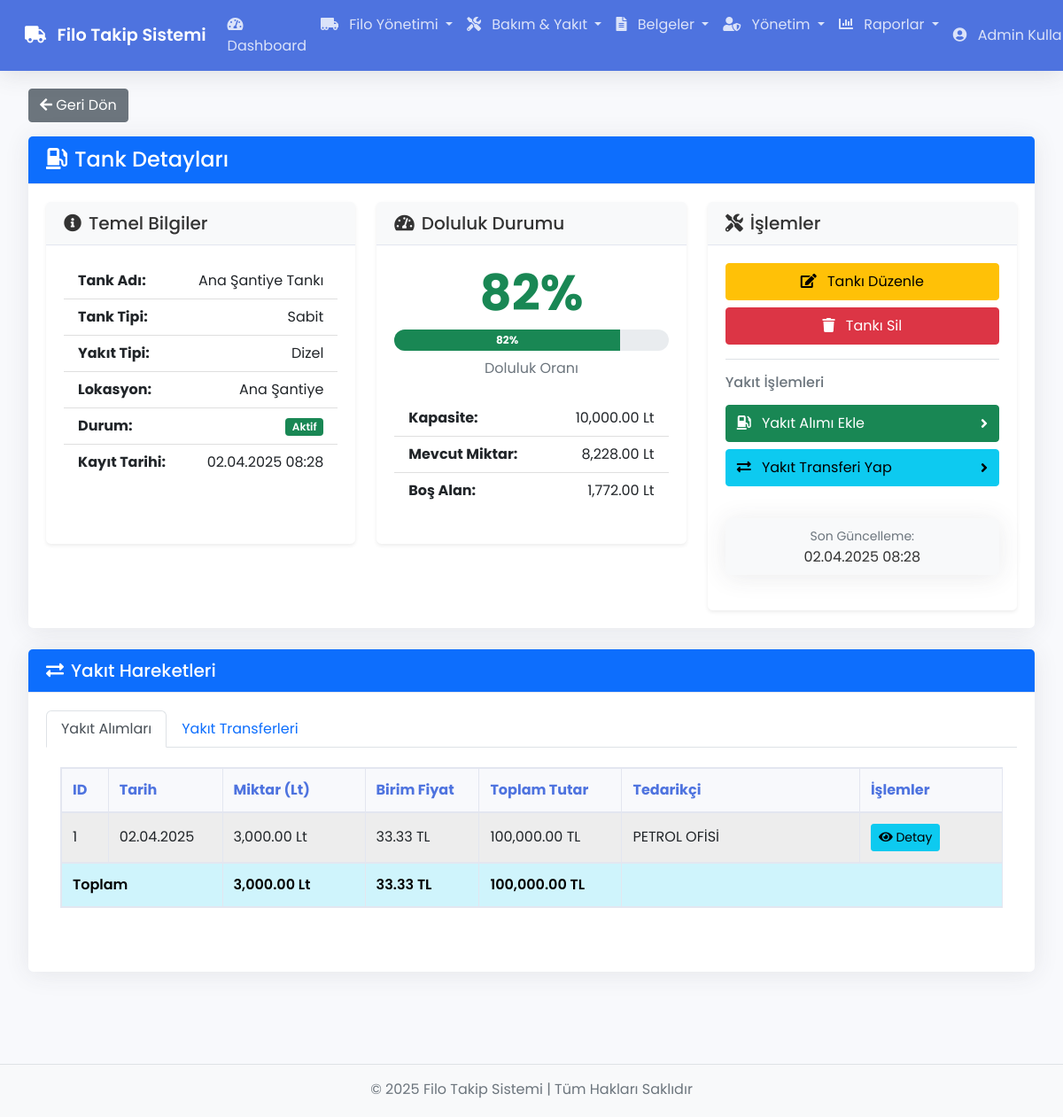
Screenshot of /tanks/show/1 (signed in) with the database file from the repository.
### tables this page shows
CREATE TABLE `fuel_tanks` (
  `id` int(11) NOT NULL,
  `name` varchar(100) NOT NULL,
  `type` enum('Sabit','Mobil') NOT NULL,
  `capacity` decimal(10,2) NOT NULL COMMENT 'Litre',
  `current_amount` decimal(10,2) NOT NULL DEFAULT 0.00 COMMENT 'Litre',
  `location` varchar(200) DEFAULT NULL,
  `status` enum('Aktif','Pasif','Bakımda') NOT NULL DEFAULT 'Aktif',
  `fuel_type` enum('Benzin','Dizel','LPG','Elektrik') NOT NULL,
  `created_at` timestamp NOT NULL DEFAULT current_timestamp()
);

CREATE TABLE `fuel_purchases` (
  `id` int(11) NOT NULL,
  `supplier_name` varchar(200) NOT NULL,
  `fuel_type` enum('Benzin','Dizel','LPG','Elektrik') NOT NULL,
  `amount` decimal(10,2) NOT NULL COMMENT 'Litre',
  `cost` decimal(10,2) NOT NULL COMMENT 'TL',
  `unit_price` decimal(10,2) NOT NULL COMMENT 'TL/Litre',
  `tank_id` int(11) NOT NULL,
  `invoice_number` varchar(100) DEFAULT NULL,
  `date` date NOT NULL,
  `notes` text DEFAULT NULL,
  `created_at` timestamp NOT NULL DEFAULT current_timestamp(),
  `created_by` int(11) NOT NULL
);

### app/views/tanks/show.php (the view, shortened to what the rows shown need)
<?php require APPROOT . '/views/inc/header.php'; ?>
<div class="row">
    <div class="col-md-12">
        <a href="<?php echo URLROOT; ?>/tanks" class="btn btn-secondary mb-3">
            <i class="fas fa-arrow-left"></i> Geri Dön
        </a>
    </div>
</div>
<div class="card mb-4">
    <div class="card-header bg-primary text-white">
        <h4 class="mb-0"><i class="fas fa-gas-pump me-2"></i>Tank Detayları</h4>
    </div>
    <div class="card-body">
        <div class="row">
            <div class="col-lg-8">
                <div class="row mb-4">
                    <div class="col-md-6">
                        <div class="card h-100 shadow-sm">
                            <div class="card-header bg-light">
                                <h5 class="mb-0"><i class="fas fa-info-circle me-2"></i>Temel Bilgiler</h5>
                            </div>
                            <div class="card-body">
                                <ul class="list-group list-group-flush">
                                    <li class="list-group-item d-flex justify-content-between">
                                        <strong>Tank Adı:</strong>
                                        <span><?php echo $data['tank']->name; ?></span>
                                    </li>
                                    <li class="list-group-item d-flex justify-content-between">
                                        <strong>Tank Tipi:</strong>
                                        <span><?php echo $data['tank']->type; ?></span>
                                    </li>
                                    <li class="list-group-item d-flex justify-content-between">
                                        <strong>Yakıt Tipi:</strong>
                                        <span><?php echo $data['tank']->fuel_type ?? 'Belirtilmemiş'; ?></span>
                                    </li>
                                    <li class="list-group-item d-flex justify-content-between">
                                        <strong>Lokasyon:</strong>
                                        <span><?php echo $data['tank']->location; ?></span>
                                    </li>
                                    <li class="list-group-item d-flex justify-content-between">
                                        <strong>Durum:</strong>
                                        <span>
                                            <span class="badge bg-<?php echo ($data['tank']->status == 'Aktif') ? 'success' : (($data['tank']->status == 'Pasif') ? 'secondary' : 'warning'); ?>">
                                                <?php echo $data['tank']->status; ?>
                                            </span>
                                        </span>
                                    </li>
                                    <li class="list-group-item d-flex justify-content-between">
                                        <strong>Kayıt Tarihi:</strong>
                                        <span><?php echo date('d.m.Y H:i', strtotime($data['tank']->created_at)); ?></span>
                                    </li>
                                </ul>
                            </div>
                        </div>
                    </div>
                    <div class="col-md-6">
                        <div class="card h-100 shadow-sm">
                            <div class="card-header bg-light">
                                <h5 class="mb-0"><i class="fas fa-tachometer-alt me-2"></i>Doluluk Durumu</h5>
                            </div>
                            <div class="card-body">
                                <?php
                                    $fillRate = ($data['tank']->capacity > 0) ? ($data['tank']->current_amount / $data['tank']->capacity) * 100 : 0;
                                    $fillRateClass = ($fillRate > 75) ? 'success' : (($fillRate > 25) ? 'warning' : 'danger');
                                ?>
                                <div class="text-center mb-4">
                                    <div class="display-4 fw-bold text-<?php echo $fillRateClass; ?> mb-2">
                                        <?php echo number_format($fillRate, 0); ?>%
                                    </div>
                                    <div class="progress" style="height: 24px; border-radius: 12px;">
                                        <div class="progress-bar bg-<?php echo $fillRateClass; ?>"
                                             style="width: <?php echo $fillRate; ?>%;"
                                             role="progressbar"
                                             aria-valuenow="<?php echo $fillRate; ?>"
                                             aria-valuemin="0"
                                             aria-valuemax="100">
                                            <span class="fw-bold"><?php echo number_format($fillRate, 0); ?>%</span>
                                        </div>
                                    </div>
                                    <div class="text-muted mt-2">Doluluk Oranı</div>
                                </div>
                                <ul class="list-group list-group-flush">
                                    <li class="list-group-item d-flex justify-content-between">
                                        <strong>Kapasite:</strong>
                                        <span><?php echo number_format($data['tank']->capacity, 2); ?> Lt</span>
                                    </li>
                                    <li class="list-group-item d-flex justify-content-between">
                                        <strong>Mevcut Miktar:</strong>
                                        <span><?php echo number_format($data['tank']->current_amount, 2); ?> Lt</span>
                                    </li>
                                    <li class="list-group-item d-flex justify-content-between">
                                        <strong>Boş Alan:</strong>
                                        <span><?php echo number_format($data['tank']->capacity - $data['tank']->current_amount, 2); ?> Lt</span>
                                    </li>
                                </ul>
                            </div>
                        </div>
                    </div>
                </div>
            </div>
            <div class="col-lg-4">
                <div class="card shadow-sm h-100">
                    <div class="card-header bg-light">
                        <h5 class="mb-0"><i class="fas fa-tools me-2"></i>İşlemler</h5>
                    </div>
                    <div class="card-body d-flex flex-column">
                        <div class="mb-3">
                            <a href="<?php echo URLROOT; ?>/tanks/edit/<?php echo $data['tank']->id; ?>" class="btn btn-warning w-100 py-2 mb-2">
                                <i class="fas fa-edit me-2"></i> Tankı Düzenle
                            </a>
                            <?php if(isAdmin()) : ?>
                                <button type="button" class="btn btn-danger w-100 py-2"
                                       onclick="if(confirm('Bu tankı silmek istediğinize emin misiniz?')) {
                                           document.getElementById('delete-tank-form').submit();
                                       }">
                                    <i class="fas fa-trash me-2"></i> Tankı Sil
                                </button>
                            <?php endif; ?>
                        </div>
                        <div class="border-top pt-3 mb-3">
                            <h6 class="text-muted mb-3">Yakıt İşlemleri</h6>
                            <a href="<?php echo URLROOT; ?>/purchases/add/<?php echo $data['tank']->id; ?>" class="btn btn-success d-flex align-items-center justify-content-between w-100 py-2 mb-2">
                                <span><i class="fas fa-gas-pump me-2"></i> Yakıt Alımı Ekle</span>
                                <i class="fas fa-angle-right"></i>
                            </a>
                            <a href="<?php echo URLROOT; ?>/transfers/add/<?php echo $data['tank']->id; ?>" class="btn btn-info d-flex align-items-center justify-content-between w-100 py-2">
                                <span><i class="fas fa-exchange-alt me-2"></i> Yakıt Transferi Yap</span>
                                <i class="fas fa-angle-right"></i>
                            </a>
                        </div>
                        <div class="mt-auto text-center">
                            <div class="card bg-light">
                                <div class="card-body py-2">
                                    <small class="text-muted">Son Güncelleme:</small>
                                    <div><?php echo date('d.m.Y H:i', strtotime($data['tank']->updated_at ?? $data['tank']->created_at)); ?></div>
                                </div>
                            </div>
                        </div>
                    </div>
                </div>
            </div>
        </div>
    </div>
</div>
<div class="card mb-4">
    <div class="card-header bg-primary text-white">
        <h5 class="mb-0"><i class="fas fa-exchange-alt me-2"></i>Yakıt Hareketleri</h5>
    </div>
    <div class="card-body">
        <ul class="nav nav-tabs" id="fuelMovementTab" role="tablist">
            <li class="nav-item" role="presentation">
                <button class="nav-link active" id="purchases-tab" data-bs-toggle="tab" data-bs-target="#purchases" type="button" role="tab" aria-controls="purchases" aria-selected="true">Yakıt Alımları</button>
            </li>
            <li class="nav-item" role="presentation">
                <button class="nav-link" id="transfers-tab" data-bs-toggle="tab" data-bs-target="#transfers" type="button" role="tab" aria-controls="transfers" aria-selected="false">Yakıt Transferleri</button>
            </li>
        </ul>
        <div class="tab-content" id="fuelMovementTabContent">
            <div class="tab-pane fade show active" id="purchases" role="tabpanel" aria-labelledby="purchases-tab">
                <div class="p-3">
                    <?php if(empty($data['purchases'])) : ?>
                        <p class="text-muted">Bu tanka ait yakıt alımı bulunmamaktadır.</p>
                    <?php else : ?>
                        <div class="table-responsive">
                            <table id="purchasesTable" class="table table-bordered table-striped">
                                <thead class="bg-light">
                                    <tr>
                                        <th style="width: 5%">ID</th>
                                        <th style="width: 12%">Tarih</th>
                                        <th style="width: 15%">Miktar (Lt)</th>
                                        <th style="width: 12%">Birim Fiyat</th>
                                        <th style="width: 15%">Toplam Tutar</th>
                                        <th style="width: 25%">Tedarikçi</th>
                                        <th style="width: 15%">İşlemler</th>
                                    </tr>
                                </thead>
                                <tbody>
                                    <?php foreach($data['purchases'] as $purchase) : ?>
                                        <tr>
                                            <td><?php echo $purchase->id; ?></td>
                                            <td><?php echo date('d.m.Y', strtotime($purchase->date)); ?></td>
                                            <td><?php echo number_format($purchase->amount, 2); ?> Lt</td>
                                            <td><?php echo number_format($purchase->unit_price, 2); ?> TL</td>
                                            <td><?php echo number_format($purchase->cost, 2); ?> TL</td>
                                            <td><?php echo $purchase->supplier_name; ?></td>
                                            <td>
                                                <a href="<?php echo URLROOT; ?>/purchases/show/<?php echo $purchase->id; ?>" class="btn btn-sm btn-info">
                                                    <i class="fas fa-eye"></i> Detay
                                                </a>
                                            </td>
                                        </tr>
                                    <?php endforeach; ?>
                                </tbody>
                                <tfoot>
                                    <tr class="table-info">
                                        <th colspan="2">Toplam</th>
                                        <th>
                                            <?php
                                                $totalAmount = 0;
                                                foreach($data['purchases'] as $purchase) {
                                                    $totalAmount += $purchase->amount;
                                                }
                                                echo number_format($totalAmount, 2) . ' Lt';
                                            ?>
                                        </th>
                                        <th>
                                            <?php
                                                $avgUnitPrice = 0;
                                                if ($totalAmount > 0) {
                                                    $totalCost = 0;
                                                    foreach($data['purchases'] as $purchase) {
                                                        $totalCost += $purchase->cost;
                                                    }
                                                    $avgUnitPrice = $totalCost / $totalAmount;
                                                }
                                                echo number_format($avgUnitPrice, 2) . ' TL';
                                            ?>
                                        </th>
                                        <th>
                                            <?php
                                                $totalCost = 0;
                                                foreach($data['purchases'] as $purchase) {
                                                    $totalCost += $purchase->cost;
                                                }
                                                echo number_format($totalCost, 2) . ' TL';
                                            ?>
                                        </th>
                                        <th colspan="2"></th>
                                    </tr>
                                </tfoot>
                            </table>
                        </div>
                    <?php endif; ?>
                </div>
            </div>
        </div>
    </div>
</div>
<?php require APPROOT . '/views/inc/footer.php'; ?>

### rows the page displays
fuel_tanks: name "Ana Şantiye Tankı", type "Sabit", fuel_type "Dizel", location "Ana Şantiye", status "Aktif", created_at "02.04.2025 08:28", fillRate "82", capacity "10,000.00", current_amount "8,228.00", $data['tank']->capacity - $data['tank']->current_amount "1,772.00"
fuel_purchases: id "1", date "02.04.2025", amount "3,000.00", unit_price "33.33", cost "100,000.00", supplier_name "PETROL OFİSİ"

### other values shown
SITENAME "Filo Takip Sistemi"
$_SESSION['user_name'] "Admin…"
$totalAmount "3,000.00"
$avgUnitPrice "33.33"
$totalCost "100,000.00"
